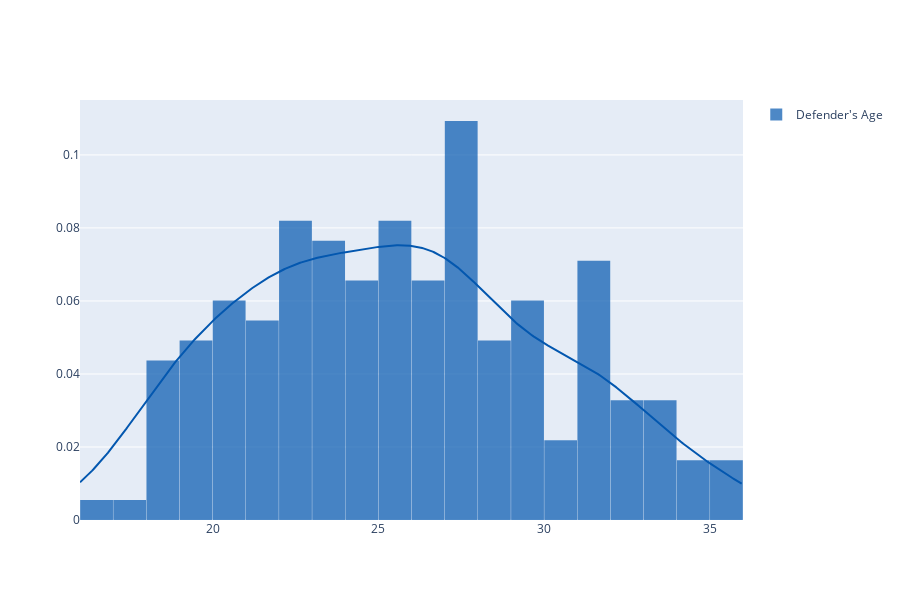
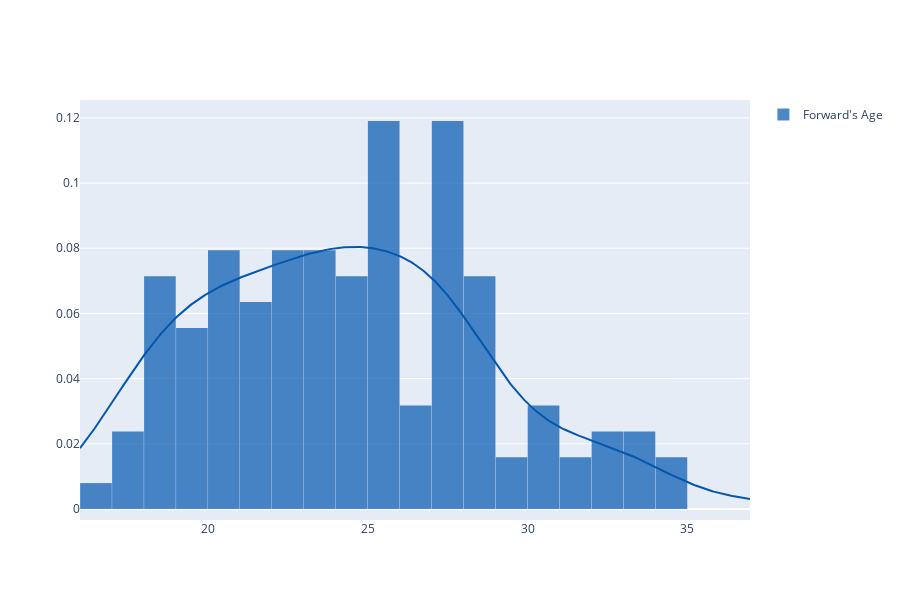
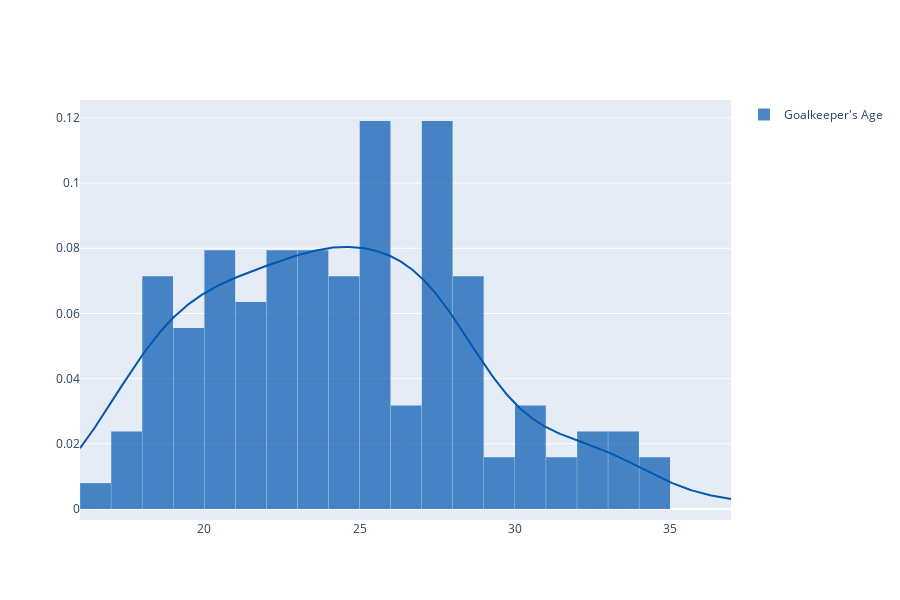
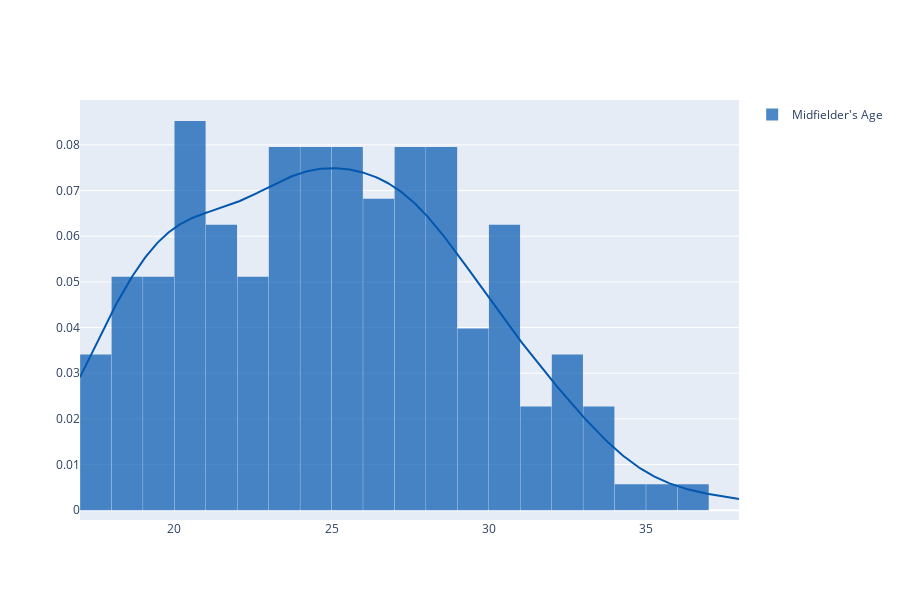

Write notebook code for charts like these, in order.
### Markdown cell above
Finding Distribution and the Average of Age of Players

### Code cell
today = datetime.now() 

df_defender['Date of Birth'] = pd.to_datetime(df_defender['Date of Birth'], dayfirst=True)
df_defender['Age'] = today.year - df_defender['Date of Birth'].dt.year

df_forward['Date of Birth'] = pd.to_datetime(df_forward['Date of Birth'], dayfirst=True)
df_forward['Age'] = today.year - df_forward['Date of Birth'].dt.year

df_goalkeeper['Date of Birth'] = pd.to_datetime(df_goalkeeper['Date of Birth'], dayfirst=True)
df_goalkeeper['Age'] = today.year - df_goalkeeper['Date of Birth'].dt.year

df_midfielder['Date of Birth'] = pd.to_datetime(df_midfielder['Date of Birth'], dayfirst=True)
df_midfielder['Age'] = today.year - df_midfielder['Date of Birth'].dt.year

hist_data_defender = [df_defender['Age'].tolist()]
hist_data_forward = [df_forward['Age'].tolist()]
hist_data_goalkeeper = [df_goalkeeper['Age'].tolist()]
hist_data_midfielder = [df_midfielder['Age'].tolist()]

colors = ['rgb(3, 87, 175)']
defender_group = ["Defender's Age"]
fig_defender = ff.create_distplot(hist_data_defender, defender_group,bin_size=1,colors=colors, show_rug=False)
fig_defender.update_layout(width=900, height=600, bargap=0.01)
fig_defender.show() 

colors = ['rgb(3, 87, 175)']
forward_group = ["Forward's Age"]
fig_forward = ff.create_distplot(hist_data_forward, forward_group,bin_size=1,colors=colors, show_rug=False)
fig_forward.update_layout(width=900, height=600, bargap=0.01)
fig_forward.show()

colors = ['rgb(3, 87, 175)']
goalkeeper_group = ["Goalkeeper's Age"]
fig_goalkeeper = ff.create_distplot(hist_data_goalkeeper, goalkeeper_group,bin_size=1,colors=colors, show_rug=False)
fig_goalkeeper.update_layout(width=900, height=600, bargap=0.01)
fig_goalkeeper.show()

colors = ['rgb(3, 87, 175)']
midfielder_group = ["Midfielder's Age"]
fig_midfielder = ff.create_distplot(hist_data_midfielder, midfielder_group,bin_size=1,colors=colors, show_rug=False)
fig_midfielder.update_layout(width=900, height=600, bargap=0.01)
fig_midfielder.show()

### Figure 1 — Plotly figure (JSON) as saved in the notebook; plotly's stock layout.template omitted (floating-point values rounded to 4 significant figures; data arrays with more than 128 entries replaced by an {"elided": "..."} marker saying what was removed)
{"data": [{"autobinx": false, "histnorm": "probability density", "legendgroup": "Defender's Age", "marker": {"color": "rgb(3, 87, 175)"}, "name": "Defender's Age", "opacity": 0.7, "type": "histogram", "x": {"elided": "185 int values"}, "xaxis": "x", "xbins": {"end": 36, "size": 1, "start": 16}, "yaxis": "y"}, {"legendgroup": "Defender's Age", "marker": {"color": "rgb(3, 87, 175)"}, "mode": "lines", "name": "Defender's Age", "showlegend": false, "type": "scatter", "x": {"elided": "500 float values"}, "xaxis": "x", "y": {"elided": "500 float values"}, "yaxis": "y"}], "layout": {"bargap": 0.01, "barmode": "overlay", "height": 600, "hovermode": "closest", "legend": {"traceorder": "reversed"}, "width": 900, "xaxis": {"anchor": "y2", "domain": [0, 1], "zeroline": false}, "yaxis": {"anchor": "free", "domain": [0, 1], "position": 0}}}

### Figure 2 — Plotly figure (JSON) as saved in the notebook; plotly's stock layout.template omitted (floating-point values rounded to 4 significant figures; data arrays with more than 128 entries replaced by an {"elided": "..."} marker saying what was removed)
{"data": [{"autobinx": false, "histnorm": "probability density", "legendgroup": "Forward's Age", "marker": {"color": "rgb(3, 87, 175)"}, "name": "Forward's Age", "opacity": 0.7, "type": "histogram", "x": [20, 27, 20, 28, 25, 22, 22, 22, 24, 24, 23, 25, 17, 31, 23, 24, 23, 20, 29, 27, 33, 27, 25, 27, 23, 19, 22, 32, 34, 25, 19, 28, 27, 27, 25, 25, 27, 19, 18, 24, 18, 20, 25, 18, 27, 19, 27, 23, 25, 22, 28, 19, 28, 24, 18, 24, 17, 22, 24, 37, 28, 27, 21, 28, 33, 23, 25, 25, 23, 25, 22, 24, 18, 23, 20, 30, 21, 16, 27, 18, 25, 18, 27, 21, 18, 25, 20, 28, 34, 32, 22, 26, 21, 31, 22, 26, 29, 21, 19, 26, 30, 24, 30, 25, 21, 33, 25, 27, 21, 23, 28, 27, 20, 17, 22, 32, 26, 27, 23, 28, 18, 30, 19, 21, 20, 20, 20], "xaxis": "x", "xbins": {"end": 37, "size": 1, "start": 16}, "yaxis": "y"}, {"legendgroup": "Forward's Age", "marker": {"color": "rgb(3, 87, 175)"}, "mode": "lines", "name": "Forward's Age", "showlegend": false, "type": "scatter", "x": {"elided": "500 float values"}, "xaxis": "x", "y": {"elided": "500 float values"}, "yaxis": "y"}], "layout": {"bargap": 0.01, "barmode": "overlay", "height": 600, "hovermode": "closest", "legend": {"traceorder": "reversed"}, "width": 900, "xaxis": {"anchor": "y2", "domain": [0, 1], "zeroline": false}, "yaxis": {"anchor": "free", "domain": [0, 1], "position": 0}}}

### Figure 3 — Plotly figure (JSON) as saved in the notebook; plotly's stock layout.template omitted (floating-point values rounded to 4 significant figures; data arrays with more than 128 entries replaced by an {"elided": "..."} marker saying what was removed)
{"data": [{"autobinx": false, "histnorm": "probability density", "legendgroup": "Goalkeeper's Age", "marker": {"color": "rgb(3, 87, 175)"}, "name": "Goalkeeper's Age", "opacity": 0.7, "type": "histogram", "x": [20, 27, 20, 28, 25, 22, 22, 22, 24, 24, 23, 25, 17, 31, 23, 24, 23, 20, 29, 27, 33, 27, 25, 27, 23, 19, 22, 32, 34, 25, 19, 28, 27, 27, 25, 25, 27, 19, 18, 24, 18, 20, 25, 18, 27, 19, 27, 23, 25, 22, 28, 19, 28, 24, 18, 24, 17, 22, 24, 37, 28, 27, 21, 28, 33, 23, 25, 25, 23, 25, 22, 24, 18, 23, 20, 30, 21, 16, 27, 18, 25, 18, 27, 21, 18, 25, 20, 28, 34, 32, 22, 26, 21, 31, 22, 26, 29, 21, 19, 26, 30, 24, 30, 25, 21, 33, 25, 27, 21, 23, 28, 27, 20, 17, 22, 32, 26, 27, 23, 28, 18, 30, 19, 21, 20, 20, 20], "xaxis": "x", "xbins": {"end": 37, "size": 1, "start": 16}, "yaxis": "y"}, {"legendgroup": "Goalkeeper's Age", "marker": {"color": "rgb(3, 87, 175)"}, "mode": "lines", "name": "Goalkeeper's Age", "showlegend": false, "type": "scatter", "x": {"elided": "500 float values"}, "xaxis": "x", "y": {"elided": "500 float values"}, "yaxis": "y"}], "layout": {"bargap": 0.01, "barmode": "overlay", "height": 600, "hovermode": "closest", "legend": {"traceorder": "reversed"}, "width": 900, "xaxis": {"anchor": "y2", "domain": [0, 1], "zeroline": false}, "yaxis": {"anchor": "free", "domain": [0, 1], "position": 0}}}

### Figure 4 — Plotly figure (JSON) as saved in the notebook; plotly's stock layout.template omitted (floating-point values rounded to 4 significant figures; data arrays with more than 128 entries replaced by an {"elided": "..."} marker saying what was removed)
{"data": [{"autobinx": false, "histnorm": "probability density", "legendgroup": "Midfielder's Age", "marker": {"color": "rgb(3, 87, 175)"}, "name": "Midfielder's Age", "opacity": 0.7, "type": "histogram", "x": {"elided": "177 int values"}, "xaxis": "x", "xbins": {"end": 38, "size": 1, "start": 17}, "yaxis": "y"}, {"legendgroup": "Midfielder's Age", "marker": {"color": "rgb(3, 87, 175)"}, "mode": "lines", "name": "Midfielder's Age", "showlegend": false, "type": "scatter", "x": {"elided": "500 float values"}, "xaxis": "x", "y": {"elided": "500 float values"}, "yaxis": "y"}], "layout": {"bargap": 0.01, "barmode": "overlay", "height": 600, "hovermode": "closest", "legend": {"traceorder": "reversed"}, "width": 900, "xaxis": {"anchor": "y2", "domain": [0, 1], "zeroline": false}, "yaxis": {"anchor": "free", "domain": [0, 1], "position": 0}}}
